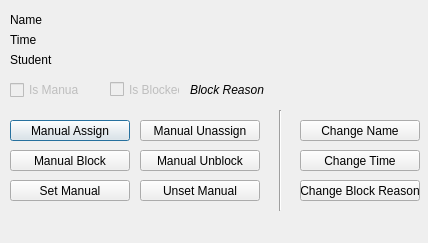
<?xml version="1.0" encoding="UTF-8"?>
<ui version="4.0">
 <class>ShiftSelect</class>
 <widget class="QDialog" name="ShiftSelect">
  <property name="geometry">
   <rect>
    <x>0</x>
    <y>0</y>
    <width>428</width>
    <height>243</height>
   </rect>
  </property>
  <property name="windowTitle">
   <string>Dialog</string>
  </property>
  <widget class="QLabel" name="labelName">
   <property name="geometry">
    <rect>
     <x>10</x>
     <y>10</y>
     <width>410</width>
     <height>20</height>
    </rect>
   </property>
   <property name="text">
    <string>Name</string>
   </property>
  </widget>
  <widget class="QLabel" name="labelStudent">
   <property name="geometry">
    <rect>
     <x>10</x>
     <y>50</y>
     <width>190</width>
     <height>20</height>
    </rect>
   </property>
   <property name="text">
    <string>Student</string>
   </property>
  </widget>
  <widget class="QCheckBox" name="checkBoxIsBlocked">
   <property name="enabled">
    <bool>false</bool>
   </property>
   <property name="geometry">
    <rect>
     <x>110</x>
     <y>80</y>
     <width>70</width>
     <height>19</height>
    </rect>
   </property>
   <property name="text">
    <string>Is Blocked</string>
   </property>
  </widget>
  <widget class="QPushButton" name="pushButtonAssign">
   <property name="geometry">
    <rect>
     <x>10</x>
     <y>120</y>
     <width>120</width>
     <height>21</height>
    </rect>
   </property>
   <property name="text">
    <string>Manual Assign</string>
   </property>
  </widget>
  <widget class="QPushButton" name="pushButtonUnassign">
   <property name="geometry">
    <rect>
     <x>140</x>
     <y>120</y>
     <width>120</width>
     <height>21</height>
    </rect>
   </property>
   <property name="text">
    <string>Manual Unassign</string>
   </property>
  </widget>
  <widget class="QCheckBox" name="checkBoxIsManual">
   <property name="enabled">
    <bool>false</bool>
   </property>
   <property name="geometry">
    <rect>
     <x>10</x>
     <y>80</y>
     <width>70</width>
     <height>20</height>
    </rect>
   </property>
   <property name="text">
    <string>Is Manual</string>
   </property>
   <property name="checkable">
    <bool>true</bool>
   </property>
  </widget>
  <widget class="QPushButton" name="pushButtonUnsetManual">
   <property name="geometry">
    <rect>
     <x>140</x>
     <y>180</y>
     <width>120</width>
     <height>21</height>
    </rect>
   </property>
   <property name="text">
    <string>Unset Manual</string>
   </property>
  </widget>
  <widget class="QPushButton" name="pushButtonBlock">
   <property name="geometry">
    <rect>
     <x>10</x>
     <y>150</y>
     <width>120</width>
     <height>21</height>
    </rect>
   </property>
   <property name="text">
    <string>Manual Block</string>
   </property>
  </widget>
  <widget class="QPushButton" name="pushButtonUnblock">
   <property name="geometry">
    <rect>
     <x>140</x>
     <y>150</y>
     <width>120</width>
     <height>21</height>
    </rect>
   </property>
   <property name="text">
    <string>Manual Unblock</string>
   </property>
  </widget>
  <widget class="QLabel" name="labelBlockReason">
   <property name="geometry">
    <rect>
     <x>190</x>
     <y>80</y>
     <width>240</width>
     <height>20</height>
    </rect>
   </property>
   <property name="font">
    <font>
     <italic>true</italic>
    </font>
   </property>
   <property name="text">
    <string>Block Reason</string>
   </property>
  </widget>
  <widget class="QPushButton" name="pushButtonChangeName">
   <property name="geometry">
    <rect>
     <x>300</x>
     <y>120</y>
     <width>120</width>
     <height>21</height>
    </rect>
   </property>
   <property name="text">
    <string>Change Name</string>
   </property>
  </widget>
  <widget class="QPushButton" name="pushButtonChangeTime">
   <property name="geometry">
    <rect>
     <x>300</x>
     <y>150</y>
     <width>120</width>
     <height>21</height>
    </rect>
   </property>
   <property name="text">
    <string>Change Time</string>
   </property>
  </widget>
  <widget class="QPushButton" name="pushButtonChangeBlockReason">
   <property name="geometry">
    <rect>
     <x>300</x>
     <y>180</y>
     <width>120</width>
     <height>21</height>
    </rect>
   </property>
   <property name="text">
    <string>Change Block Reason</string>
   </property>
  </widget>
  <widget class="QPushButton" name="pushButtonSetManual">
   <property name="geometry">
    <rect>
     <x>10</x>
     <y>180</y>
     <width>120</width>
     <height>21</height>
    </rect>
   </property>
   <property name="text">
    <string>Set Manual</string>
   </property>
  </widget>
  <widget class="Line" name="line">
   <property name="geometry">
    <rect>
     <x>270</x>
     <y>110</y>
     <width>20</width>
     <height>101</height>
    </rect>
   </property>
   <property name="orientation">
    <enum>Qt::Vertical</enum>
   </property>
  </widget>
  <widget class="QLabel" name="labelTime">
   <property name="geometry">
    <rect>
     <x>10</x>
     <y>30</y>
     <width>410</width>
     <height>20</height>
    </rect>
   </property>
   <property name="text">
    <string>Time</string>
   </property>
  </widget>
 </widget>
 <tabstops>
  <tabstop>checkBoxIsManual</tabstop>
  <tabstop>checkBoxIsBlocked</tabstop>
  <tabstop>pushButtonAssign</tabstop>
  <tabstop>pushButtonUnassign</tabstop>
  <tabstop>pushButtonBlock</tabstop>
  <tabstop>pushButtonUnblock</tabstop>
  <tabstop>pushButtonSetManual</tabstop>
  <tabstop>pushButtonUnsetManual</tabstop>
  <tabstop>pushButtonChangeName</tabstop>
  <tabstop>pushButtonChangeTime</tabstop>
  <tabstop>pushButtonChangeBlockReason</tabstop>
 </tabstops>
 <resources/>
 <connections/>
</ui>
